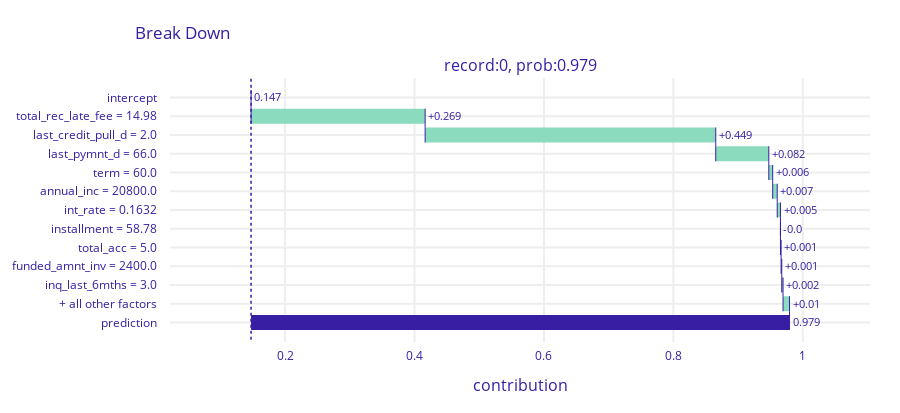
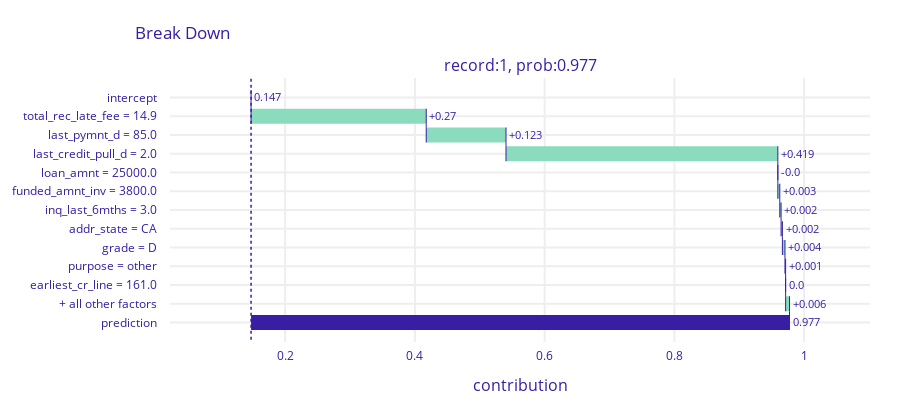
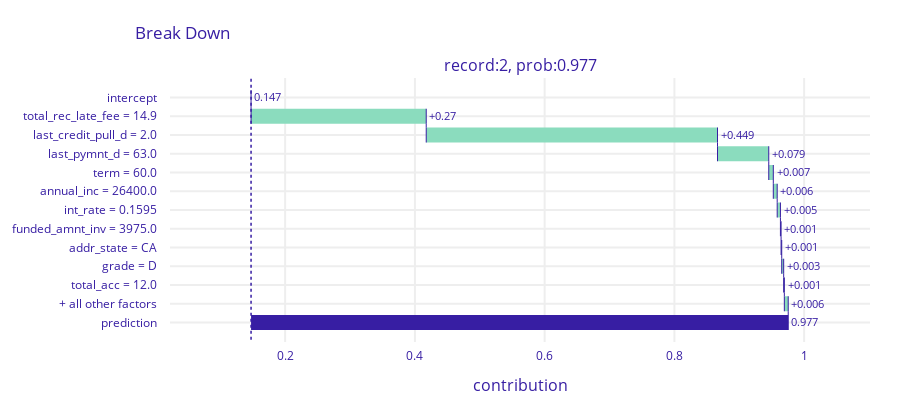
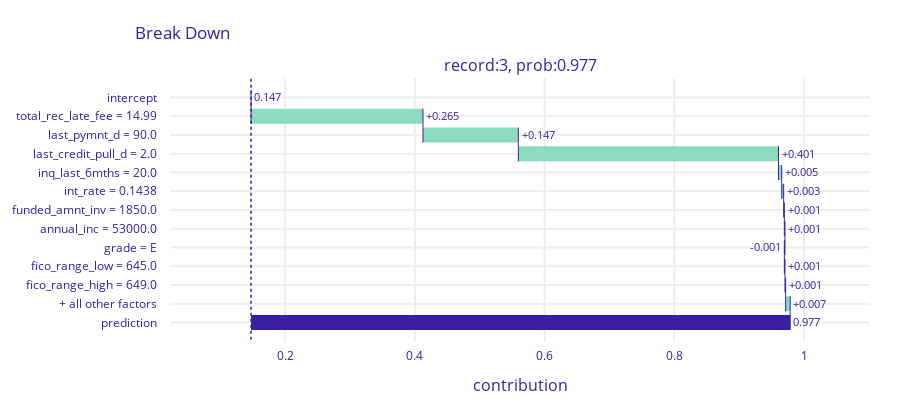

Notebook source saved alongside these figures, in order:
### Markdown cell above
Breakdown is a method used to unveil what is inside the black box of a model, telling us the breakdown of probabilities that each column value gives to the final prediction.

### Code cell
for index, row in top_10_tp.iterrows():
  local_breakdown_exp = pipeline_explainer.predict_parts(
      top_10_tp.iloc[index],
      type='break_down',
      label=f"record:{index}, prob:{row['pred_proba']:.3f}")

  local_breakdown_exp.plot()

### Figure 1 — Plotly figure (JSON) as saved in the notebook; plotly's stock layout.template omitted (floating-point values rounded to 4 significant figures)
{"data": [{"base": 0.1474, "connector": {"line": {"color": "#371ea3", "dash": "solid", "width": 1}, "mode": "spanning"}, "decreasing": {"marker": {"color": "#f05a71"}}, "hoverinfo": "text+delta", "hoverlabel": {"bgcolor": "rgba(0,0,0,0.8)"}, "hovertext": ["Average response: 0.147<br>Prediction: 0.979", "total_rec_late_fee = 14.98<br>increases average response by", "last_credit_pull_d = 2.0<br>increases average response by", "last_pymnt_d = 66.0<br>increases average response by", "term = 60.0<br>increases average response by", "annual_inc = 20800.0<br>increases average response by", "int_rate = 0.1632<br>increases average response by", "installment = 58.78<br>decreases average response by", "total_acc = 5.0<br>increases average response by", "funded_amnt_inv = 2400.0<br>increases average response by", "inq_last_6mths = 3.0<br>increases average response by", "+ all other factors<br>increases average response by", "Average response: 0.147<br>Prediction: 0.979"], "increasing": {"marker": {"color": "#8bdcbe"}}, "measure": ["relative", "relative", "relative", "relative", "relative", "relative", "relative", "relative", "relative", "relative", "relative", "relative", "total"], "orientation": "h", "showlegend": false, "text": ["0.147", "+0.269", "+0.449", "+0.082", "+0.006", "+0.007", "+0.005", "-0.0", "+0.001", "+0.001", "+0.002", "+0.01", "0.979"], "textposition": "outside", "totals": {"marker": {"color": "#371ea3"}}, "type": "waterfall", "x": [0, 0.269, 0.449, 0.082, 0.006, 0.007, 0.005, 0, 0.001, 0.001, 0.002, 0.01, 0.831], "xaxis": "x", "y": ["intercept", "total_rec_late_fee = 14.98", "last_credit_pull_d = 2.0", "last_pymnt_d = 66.0", "term = 60.0", "annual_inc = 20800.0", "int_rate = 0.1632", "installment = 58.78", "total_acc = 5.0", "funded_amnt_inv = 2400.0", "inq_last_6mths = 3.0", "+ all other factors", "prediction"], "yaxis": "y"}], "layout": {"annotations": [{"font": {"size": 16}, "showarrow": false, "text": "record:0, prob:0.979", "x": 0.5, "xanchor": "center", "xref": "paper", "y": 1, "yanchor": "bottom", "yref": "paper"}, {"font": {"size": 16}, "showarrow": false, "text": "contribution", "x": 0.5, "xanchor": "center", "xref": "paper", "y": 0, "yanchor": "top", "yref": "paper", "yshift": -30}], "font": {"color": "#371ea3"}, "height": 413, "margin": {"b": 71, "r": 30, "t": 78}, "shapes": [{"line": {"color": "#371ea3", "dash": "dot", "width": 1.5}, "type": "line", "x0": 0.1474, "x1": 0.1474, "xref": "x", "y0": -1, "y1": 13, "yref": "y"}], "title": {"text": "Break Down", "x": 0.15}, "xaxis": {"anchor": "y", "automargin": true, "domain": [0, 1], "fixedrange": true, "gridwidth": 2, "range": [0.0222, 1.104], "tickcolor": "white", "ticklen": 3, "ticks": "outside", "type": "linear", "zeroline": false}, "yaxis": {"anchor": "x", "automargin": true, "autorange": "reversed", "domain": [0, 1], "fixedrange": true, "gridwidth": 2, "tickcolor": "white", "ticklen": 10, "ticks": "outside", "type": "category"}}}

### Figure 2 — Plotly figure (JSON) as saved in the notebook; plotly's stock layout.template omitted (floating-point values rounded to 4 significant figures)
{"data": [{"base": 0.1474, "connector": {"line": {"color": "#371ea3", "dash": "solid", "width": 1}, "mode": "spanning"}, "decreasing": {"marker": {"color": "#f05a71"}}, "hoverinfo": "text+delta", "hoverlabel": {"bgcolor": "rgba(0,0,0,0.8)"}, "hovertext": ["Average response: 0.147<br>Prediction: 0.977", "total_rec_late_fee = 14.9<br>increases average response by", "last_pymnt_d = 85.0<br>increases average response by", "last_credit_pull_d = 2.0<br>increases average response by", "loan_amnt = 25000.0<br>decreases average response by", "funded_amnt_inv = 3800.0<br>increases average response by", "inq_last_6mths = 3.0<br>increases average response by", "addr_state = CA<br>increases average response by", "grade = D<br>increases average response by", "purpose = other<br>increases average response by", "earliest_cr_line = 161.0<br>decreases average response by", "+ all other factors<br>increases average response by", "Average response: 0.147<br>Prediction: 0.977"], "increasing": {"marker": {"color": "#8bdcbe"}}, "measure": ["relative", "relative", "relative", "relative", "relative", "relative", "relative", "relative", "relative", "relative", "relative", "relative", "total"], "orientation": "h", "showlegend": false, "text": ["0.147", "+0.27", "+0.123", "+0.419", "-0.0", "+0.003", "+0.002", "+0.002", "+0.004", "+0.001", "0.0", "+0.006", "0.977"], "textposition": "outside", "totals": {"marker": {"color": "#371ea3"}}, "type": "waterfall", "x": [0, 0.27, 0.123, 0.419, 0, 0.003, 0.002, 0.002, 0.004, 0.001, 0, 0.006, 0.83], "xaxis": "x", "y": ["intercept", "total_rec_late_fee = 14.9", "last_pymnt_d = 85.0", "last_credit_pull_d = 2.0", "loan_amnt = 25000.0", "funded_amnt_inv = 3800.0", "inq_last_6mths = 3.0", "addr_state = CA", "grade = D", "purpose = other", "earliest_cr_line = 161.0", "+ all other factors", "prediction"], "yaxis": "y"}], "layout": {"annotations": [{"font": {"size": 16}, "showarrow": false, "text": "record:1, prob:0.977", "x": 0.5, "xanchor": "center", "xref": "paper", "y": 1, "yanchor": "bottom", "yref": "paper"}, {"font": {"size": 16}, "showarrow": false, "text": "contribution", "x": 0.5, "xanchor": "center", "xref": "paper", "y": 0, "yanchor": "top", "yref": "paper", "yshift": -30}], "font": {"color": "#371ea3"}, "height": 413, "margin": {"b": 71, "r": 30, "t": 78}, "shapes": [{"line": {"color": "#371ea3", "dash": "dot", "width": 1.5}, "type": "line", "x0": 0.1474, "x1": 0.1474, "xref": "x", "y0": -1, "y1": 13, "yref": "y"}], "title": {"text": "Break Down", "x": 0.15}, "xaxis": {"anchor": "y", "automargin": true, "domain": [0, 1], "fixedrange": true, "gridwidth": 2, "range": [0.0225, 1.101], "tickcolor": "white", "ticklen": 3, "ticks": "outside", "type": "linear", "zeroline": false}, "yaxis": {"anchor": "x", "automargin": true, "autorange": "reversed", "domain": [0, 1], "fixedrange": true, "gridwidth": 2, "tickcolor": "white", "ticklen": 10, "ticks": "outside", "type": "category"}}}

### Figure 3 — Plotly figure (JSON) as saved in the notebook; plotly's stock layout.template omitted (floating-point values rounded to 4 significant figures)
{"data": [{"base": 0.1474, "connector": {"line": {"color": "#371ea3", "dash": "solid", "width": 1}, "mode": "spanning"}, "decreasing": {"marker": {"color": "#f05a71"}}, "hoverinfo": "text+delta", "hoverlabel": {"bgcolor": "rgba(0,0,0,0.8)"}, "hovertext": ["Average response: 0.147<br>Prediction: 0.977", "total_rec_late_fee = 14.9<br>increases average response by", "last_credit_pull_d = 2.0<br>increases average response by", "last_pymnt_d = 63.0<br>increases average response by", "term = 60.0<br>increases average response by", "annual_inc = 26400.0<br>increases average response by", "int_rate = 0.1595<br>increases average response by", "funded_amnt_inv = 3975.0<br>increases average response by", "addr_state = CA<br>increases average response by", "grade = D<br>increases average response by", "total_acc = 12.0<br>increases average response by", "+ all other factors<br>increases average response by", "Average response: 0.147<br>Prediction: 0.977"], "increasing": {"marker": {"color": "#8bdcbe"}}, "measure": ["relative", "relative", "relative", "relative", "relative", "relative", "relative", "relative", "relative", "relative", "relative", "relative", "total"], "orientation": "h", "showlegend": false, "text": ["0.147", "+0.27", "+0.449", "+0.079", "+0.007", "+0.006", "+0.005", "+0.001", "+0.001", "+0.003", "+0.001", "+0.006", "0.977"], "textposition": "outside", "totals": {"marker": {"color": "#371ea3"}}, "type": "waterfall", "x": [0, 0.27, 0.449, 0.079, 0.007, 0.006, 0.005, 0.001, 0.001, 0.003, 0.001, 0.006, 0.83], "xaxis": "x", "y": ["intercept", "total_rec_late_fee = 14.9", "last_credit_pull_d = 2.0", "last_pymnt_d = 63.0", "term = 60.0", "annual_inc = 26400.0", "int_rate = 0.1595", "funded_amnt_inv = 3975.0", "addr_state = CA", "grade = D", "total_acc = 12.0", "+ all other factors", "prediction"], "yaxis": "y"}], "layout": {"annotations": [{"font": {"size": 16}, "showarrow": false, "text": "record:2, prob:0.977", "x": 0.5, "xanchor": "center", "xref": "paper", "y": 1, "yanchor": "bottom", "yref": "paper"}, {"font": {"size": 16}, "showarrow": false, "text": "contribution", "x": 0.5, "xanchor": "center", "xref": "paper", "y": 0, "yanchor": "top", "yref": "paper", "yshift": -30}], "font": {"color": "#371ea3"}, "height": 413, "margin": {"b": 71, "r": 30, "t": 78}, "shapes": [{"line": {"color": "#371ea3", "dash": "dot", "width": 1.5}, "type": "line", "x0": 0.1474, "x1": 0.1474, "xref": "x", "y0": -1, "y1": 13, "yref": "y"}], "title": {"text": "Break Down", "x": 0.15}, "xaxis": {"anchor": "y", "automargin": true, "domain": [0, 1], "fixedrange": true, "gridwidth": 2, "range": [0.0225, 1.101], "tickcolor": "white", "ticklen": 3, "ticks": "outside", "type": "linear", "zeroline": false}, "yaxis": {"anchor": "x", "automargin": true, "autorange": "reversed", "domain": [0, 1], "fixedrange": true, "gridwidth": 2, "tickcolor": "white", "ticklen": 10, "ticks": "outside", "type": "category"}}}

### Figure 4 — Plotly figure (JSON) as saved in the notebook; plotly's stock layout.template omitted (floating-point values rounded to 4 significant figures)
{"data": [{"base": 0.1474, "connector": {"line": {"color": "#371ea3", "dash": "solid", "width": 1}, "mode": "spanning"}, "decreasing": {"marker": {"color": "#f05a71"}}, "hoverinfo": "text+delta", "hoverlabel": {"bgcolor": "rgba(0,0,0,0.8)"}, "hovertext": ["Average response: 0.147<br>Prediction: 0.977", "total_rec_late_fee = 14.99<br>increases average response by", "last_pymnt_d = 90.0<br>increases average response by", "last_credit_pull_d = 2.0<br>increases average response by", "inq_last_6mths = 20.0<br>increases average response by", "int_rate = 0.1438<br>increases average response by", "funded_amnt_inv = 1850.0<br>increases average response by", "annual_inc = 53000.0<br>increases average response by", "grade = E<br>decreases average response by", "fico_range_low = 645.0<br>increases average response by", "fico_range_high = 649.0<br>increases average response by", "+ all other factors<br>increases average response by", "Average response: 0.147<br>Prediction: 0.977"], "increasing": {"marker": {"color": "#8bdcbe"}}, "measure": ["relative", "relative", "relative", "relative", "relative", "relative", "relative", "relative", "relative", "relative", "relative", "relative", "total"], "orientation": "h", "showlegend": false, "text": ["0.147", "+0.265", "+0.147", "+0.401", "+0.005", "+0.003", "+0.001", "+0.001", "-0.001", "+0.001", "+0.001", "+0.007", "0.977"], "textposition": "outside", "totals": {"marker": {"color": "#371ea3"}}, "type": "waterfall", "x": [0, 0.265, 0.147, 0.401, 0.005, 0.003, 0.001, 0.001, -0.001, 0.001, 0.001, 0.007, 0.83], "xaxis": "x", "y": ["intercept", "total_rec_late_fee = 14.99", "last_pymnt_d = 90.0", "last_credit_pull_d = 2.0", "inq_last_6mths = 20.0", "int_rate = 0.1438", "funded_amnt_inv = 1850.0", "annual_inc = 53000.0", "grade = E", "fico_range_low = 645.0", "fico_range_high = 649.0", "+ all other factors", "prediction"], "yaxis": "y"}], "layout": {"annotations": [{"font": {"size": 16}, "showarrow": false, "text": "record:3, prob:0.977", "x": 0.5, "xanchor": "center", "xref": "paper", "y": 1, "yanchor": "bottom", "yref": "paper"}, {"font": {"size": 16}, "showarrow": false, "text": "contribution", "x": 0.5, "xanchor": "center", "xref": "paper", "y": 0, "yanchor": "top", "yref": "paper", "yshift": -30}], "font": {"color": "#371ea3"}, "height": 413, "margin": {"b": 71, "r": 30, "t": 78}, "shapes": [{"line": {"color": "#371ea3", "dash": "dot", "width": 1.5}, "type": "line", "x0": 0.1474, "x1": 0.1474, "xref": "x", "y0": -1, "y1": 13, "yref": "y"}], "title": {"text": "Break Down", "x": 0.15}, "xaxis": {"anchor": "y", "automargin": true, "domain": [0, 1], "fixedrange": true, "gridwidth": 2, "range": [0.0225, 1.101], "tickcolor": "white", "ticklen": 3, "ticks": "outside", "type": "linear", "zeroline": false}, "yaxis": {"anchor": "x", "automargin": true, "autorange": "reversed", "domain": [0, 1], "fixedrange": true, "gridwidth": 2, "tickcolor": "white", "ticklen": 10, "ticks": "outside", "type": "category"}}}
